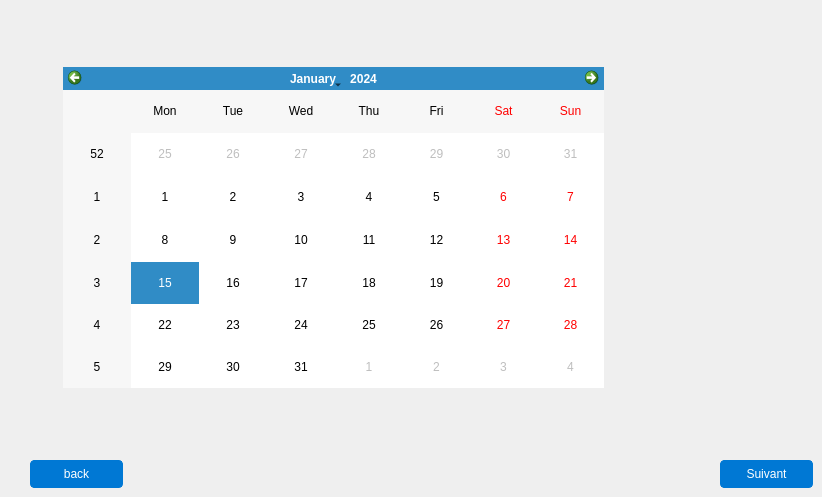
      <widget class="QWidget" name="page_15">
       <widget class="QPushButton" name="back_5">
        <property name="geometry">
         <rect>
          <x>30</x>
          <y>460</y>
          <width>93</width>
          <height>28</height>
         </rect>
        </property>
        <property name="styleSheet">
         <string notr="true">QPushButton {

background-color: #0078D4; /* Button background color similar to Windows */

color: #FFFFFF; /* Button text color */

border: 1px solid #0078D4; /* Button border color */

border-radius: 4px; /* Button border radius */

padding: 6px 12px; /* Button padding */

}



QPushButton:hover {

background-color: #00559B; /* Hovered button background color */

border: 1px solid #00559B; /* Hovered button border color */

}



QPushButton:pressed {

background-color: #003C75; /* Pressed button background color */

border: 1px solid #003C75; /* Pressed button border color */

}



QPushButton:focus {

border: 1px solid #0078D4; /* Focused button border color */

outline: none; /* Remove the focus outline */

}</string>
        </property>
        <property name="text">
         <string>back</string>
        </property>
       </widget>
       <widget class="QCalendarWidget" name="calendarWidget">
        <property name="geometry">
         <rect>
          <x>63</x>
          <y>67</y>
          <width>541</width>
          <height>321</height>
         </rect>
        </property>
       </widget>
       <widget class="QPushButton" name="suivant_6">
        <property name="geometry">
         <rect>
          <x>720</x>
          <y>460</y>
          <width>93</width>
          <height>28</height>
         </rect>
        </property>
        <property name="styleSheet">
         <string notr="true">QPushButton {

background-color: #0078D4; /* Button background color similar to Windows */

color: #FFFFFF; /* Button text color */

border: 1px solid #0078D4; /* Button border color */

border-radius: 4px; /* Button border radius */

padding: 6px 12px; /* Button padding */

}



QPushButton:hover {

background-color: #00559B; /* Hovered button background color */

border: 1px solid #00559B; /* Hovered button border color */

}



QPushButton:pressed {

background-color: #003C75; /* Pressed button background color */

border: 1px solid #003C75; /* Pressed button border color */

}



QPushButton:focus {

border: 1px solid #0078D4; /* Focused button border color */

outline: none; /* Remove the focus outline */

}</string>
        </property>
        <property name="text">
         <string>Suivant</string>
        </property>
       </widget>
      </widget>
